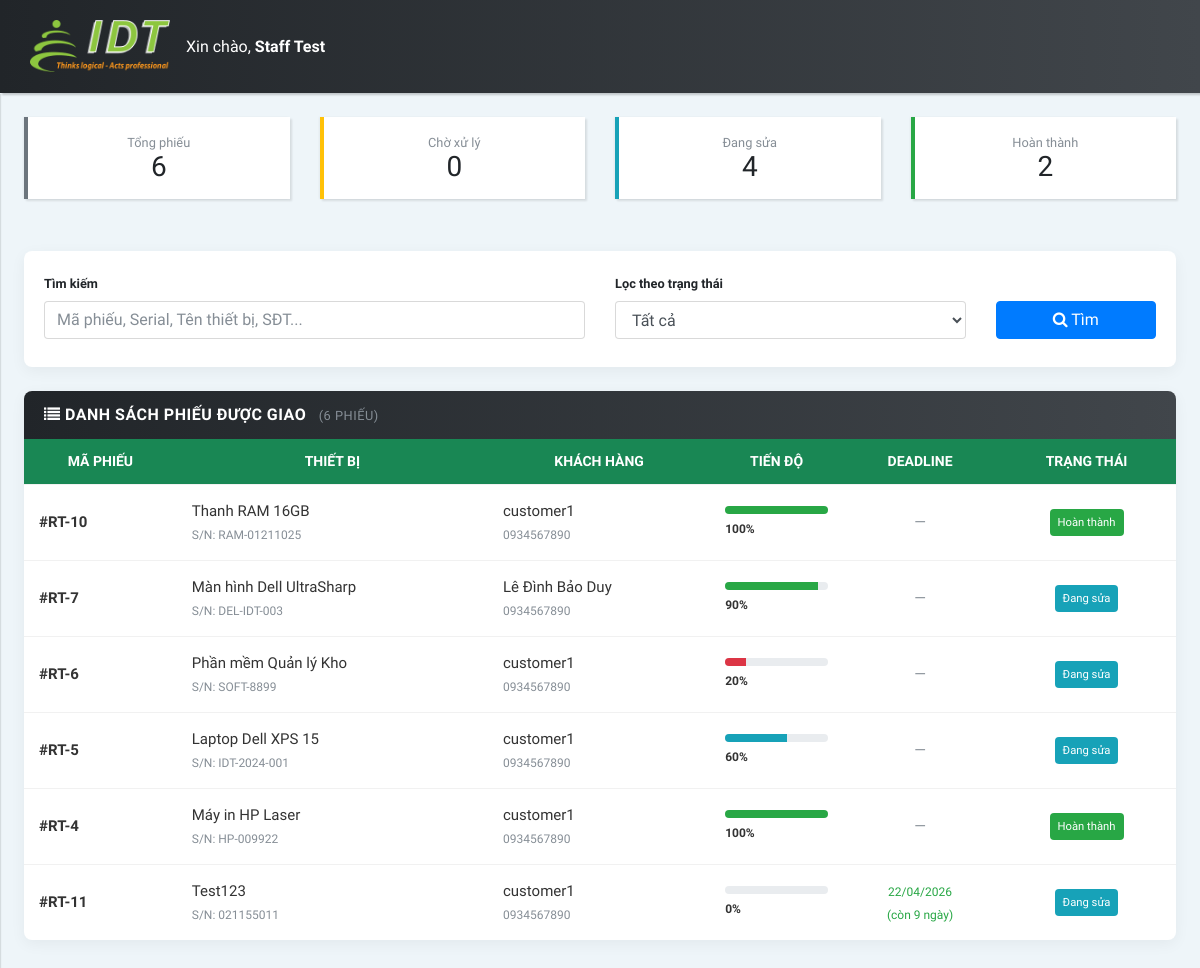
The app's page /frontend/admin/tracuu_staff.php (signed in), older data.
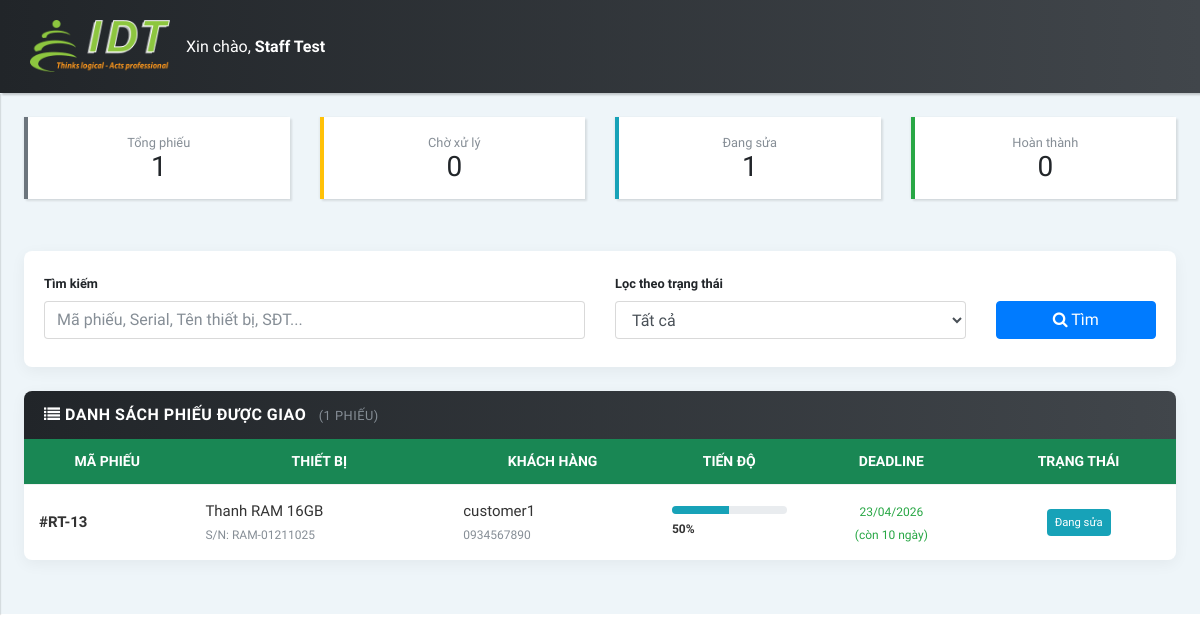
The same page, newer data.
### tables this page shows
CREATE TABLE `repair_tickets` (
  `id` int(11) NOT NULL,
  `device_id` int(11) DEFAULT NULL,
  `device_name` varchar(150) DEFAULT NULL,
  `reported_serial` varchar(100) DEFAULT NULL,
  `customer_id` int(11) NOT NULL,
  `assigned_to` int(11) DEFAULT NULL,
  `user_id` int(11) DEFAULT NULL,
  `received_date` date DEFAULT NULL,
  `assigned_date` date DEFAULT NULL,
  `due_date` date DEFAULT NULL,
  `description` text DEFAULT NULL,
  `status` enum('pending','repairing','completed','cancelled') DEFAULT 'pending',
  `progress` int(3) NOT NULL DEFAULT 0,
  `created_at` timestamp NOT NULL DEFAULT current_timestamp(),
  `updated_at` timestamp NOT NULL DEFAULT current_timestamp() ON UPDATE current_timestamp()
);

CREATE TABLE `customers` (
  `id` int(11) NOT NULL,
  `name` varchar(150) NOT NULL,
  `phone` varchar(50) DEFAULT NULL,
  `email` varchar(150) NOT NULL,
  `password` varchar(255) NOT NULL,
  `address` text DEFAULT NULL,
  `created_at` timestamp NOT NULL DEFAULT current_timestamp(),
  `updated_at` timestamp NOT NULL DEFAULT current_timestamp() ON UPDATE current_timestamp()
);

### frontend/admin/tracuu_staff.php (the view, shortened to what the changed rows need)
<?php
require_once "../../backend/config/database.php";
$currentUserId = intval($_SESSION['user_id']);
$stmt_stats = mysqli_prepare($conn,
    "SELECT
        COUNT(*) as total,
        SUM(status = 'repairing') as doing,
        SUM(status = 'completed') as done,
        SUM(status = 'pending') as pending
     FROM repair_tickets WHERE user_id = ?");
mysqli_stmt_bind_param($stmt_stats, "i", $currentUserId);
mysqli_stmt_execute($stmt_stats);
$stats = mysqli_fetch_assoc(mysqli_stmt_get_result($stmt_stats));
$search = trim($_GET['q'] ?? '');
$today = date('Y-m-d');
$sql = "SELECT rt.id, rt.status, rt.progress, rt.due_date, rt.assigned_date,
               rt.description,
               COALESCE(d.name, rt.device_name) AS device_name, COALESCE(d.serial_number, rt.reported_serial) AS serial_number,
               c.name AS customer_name, c.phone
        FROM repair_tickets rt
        LEFT JOIN devices d ON d.id = rt.device_id
        JOIN customers c ON c.id = rt.customer_id
        WHERE rt.user_id = ?";
$params = [$currentUserId];
$types  = "i";
$sql .= " ORDER BY
    CASE WHEN rt.due_date IS NOT NULL AND rt.due_date < '$today' AND rt.status NOT IN ('completed','cancelled') THEN 0 ELSE 1 END,
    rt.due_date ASC, rt.id DESC";
$stmt = mysqli_prepare($conn, $sql);
mysqli_stmt_bind_param($stmt, $types, ...$params);
mysqli_stmt_execute($stmt);
$search_results = mysqli_fetch_all(mysqli_stmt_get_result($stmt), MYSQLI_ASSOC);
?>
<!DOCTYPE html>
<html lang="vi">
<head>
    <link rel="stylesheet" href="css/bootstrap.min.css">
    <link rel="stylesheet" href="font-awesome-4.7.0/css/font-awesome.min.css">
    <link rel="stylesheet" href="css/style.default.css">
    <link rel="stylesheet" href="css/style.css">
</head>
<body>
<div class="page-content d-flex align-items-stretch">
    <div class="content-inner w-100 p-4">
        <div class="row mb-4">
            <div class="col-6 col-md-3 mb-2">
                <div class="card p-3 text-center" style="border-left:4px solid #6c757d;">
                    <small class="text-muted">Tổng phiếu</small>
                    <h3 class="mb-0"><?= intval($stats['total']) ?></h3>
                </div>
            </div>
            <div class="col-6 col-md-3 mb-2">
                <div class="card p-3 text-center" style="border-left:4px solid #17a2b8;">
                    <small class="text-muted">Đang sửa</small>
                    <h3 class="mb-0"><?= intval($stats['doing']) ?></h3>
                </div>
            </div>
            <div class="col-6 col-md-3 mb-2">
                <div class="card p-3 text-center" style="border-left:4px solid #28a745;">
                    <small class="text-muted">Hoàn thành</small>
                    <h3 class="mb-0"><?= intval($stats['done']) ?></h3>
                </div>
            </div>
        </div>
        <div class="card card-idt-main">
            <div class="card-header-idt">
                <h4 class="title-idt">
                    <i class="fa fa-list"></i>
                    <?= $search ? 'Kết quả tìm kiếm' : 'Danh sách phiếu được giao' ?>
                    <small class="text-muted ml-2">(<?= count($search_results) ?> phiếu)</small>
                </h4>
            </div>
            <div class="card-body no-padding">
                <div class="table-responsive">
                    <table class="table idt-table-report table-hover mb-0">
                        <thead>
                            <tr>
                                <th>Mã phiếu</th>
                                <th>Thiết bị</th>
                                <th>Khách hàng</th>
                                <th>Tiến độ</th>
                                <th class="text-center">Deadline</th>
                                <th class="text-center">Trạng thái</th>
                            </tr>
                        </thead>
                        <tbody>
                            <?php if (empty($search_results)): ?>
                                <tr><td colspan="6" class="text-center text-muted py-4">Không có phiếu nào.</td></tr>
                            <?php else: ?>
                                <?php foreach ($search_results as $r):
                                    $badge = 'badge-secondary'; $label = 'Chờ xử lý';
                                    if ($r['status']==='repairing') { $badge='badge-info'; $label='Đang sửa'; }
                                    if ($r['status']==='completed') { $badge='badge-success'; $label='Hoàn thành'; }
                                    $deadlineHtml = '<span class="text-muted">—</span>';
                                    if ($r['due_date']) {
                                        $due = new DateTime($r['due_date']);
                                        $now = new DateTime($today);
                                        $diff = (int)$now->diff($due)->format('%r%a');
                                        $fmt  = $due->format('d/m/Y');
                                        if ($diff < 0 && !in_array($r['status'], ['completed','cancelled'])) {
                                            $deadlineHtml = "<span class='badge badge-danger p-1'>⚠ Quá hạn ".abs($diff)." ngày<br>$fmt</span>";
                                        } elseif ($diff <= 2) {
                                            $deadlineHtml = "<span class='badge badge-warning p-1'>🔔 Còn $diff ngày<br>$fmt</span>";
                                        } else {
                                            $deadlineHtml = "<small class='text-success'>$fmt<br>(còn $diff ngày)</small>";
                                        }
                                    }
                                    $bar = intval($r['progress']);
                                    $barColor = $bar >= 90 ? 'bg-success' : ($bar < 30 ? 'bg-danger' : 'bg-info');
                                ?>
                                <tr>
                                    <td><strong>#RT-<?= $r['id'] ?></strong></td>
                                    <td>
                                        <?= htmlspecialchars($r['device_name']) ?><br>
                                        <small class="text-muted">S/N: <?= htmlspecialchars($r['serial_number'] ?? '—') ?></small>
                                    </td>
                                    <td>
                                        <?= htmlspecialchars($r['customer_name']) ?><br>
                                        <small class="text-muted"><?= htmlspecialchars($r['phone']) ?></small>
                                    </td>
                                    <td class="align-middle">
                                        <div class="progress" style="height:8px;margin-bottom:3px;">
                                            <div class="progress-bar <?= $barColor ?>" style="width:<?= $bar ?>%"></div>
                                        </div>
                                        <small class="font-weight-bold"><?= $bar ?>%</small>
                                    </td>
                                    <td class="text-center"><?= $deadlineHtml ?></td>
                                    <td class="text-center">
                                        <span class="badge <?= $badge ?> p-2"><?= $label ?></span>
                                    </td>
                                </tr>
                                <?php endforeach; ?>
                            <?php endif; ?>
                        </tbody>
                    </table>
                </div>
            </div>
        </div>
    </div>
</div>
</body>
</html>

Row changes from the older to the newer data that the page shows:
removed repair_tickets: id "10", device_name "Thanh RAM 16GB", serial_number "RAM-01211025", customer.name "customer1", customer.phone "0934567890", progress "100", status "Hoàn thành"
removed repair_tickets: id "7", device_name "Màn hình Dell UltraSharp", serial_number "DEL-IDT-003", customer.name "Lê Đình Bảo Duy", customer.phone "0934567890", progress "90", status "Đang sửa"
removed repair_tickets: id "6", device_name "Phần mềm Quản lý Kho", serial_number "SOFT-8899", customer.name "customer1", customer.phone "0934567890", progress "20", status "Đang sửa"
removed repair_tickets: id "5", device_name "Laptop Dell XPS 15", serial_number "IDT-2024-001", customer.name "customer1", customer.phone "0934567890", progress "60", status "Đang sửa"
removed repair_tickets: id "4", device_name "Máy in HP Laser", serial_number "HP-009922", customer.name "customer1", customer.phone "0934567890", progress "100", status "Hoàn thành"
removed repair_tickets: id "11", device_name "Test123", serial_number "021155011", customer.name "customer1", customer.phone "0934567890", progress "0", due_date "22/04/2026", status "Đang sửa"
added repair_tickets: id "13", device_name "Thanh RAM 16GB", serial_number "RAM-01211025", customer.name "customer1", customer.phone "0934567890", progress "50", due_date "23/04/2026", status "Đang sửa"
Text that changed along with them:
$stats['total']: "6" → "1"
$stats['doing']: "4" → "1"
$stats['done']: "2" → "0"
count($search_results): "6" → "1"
